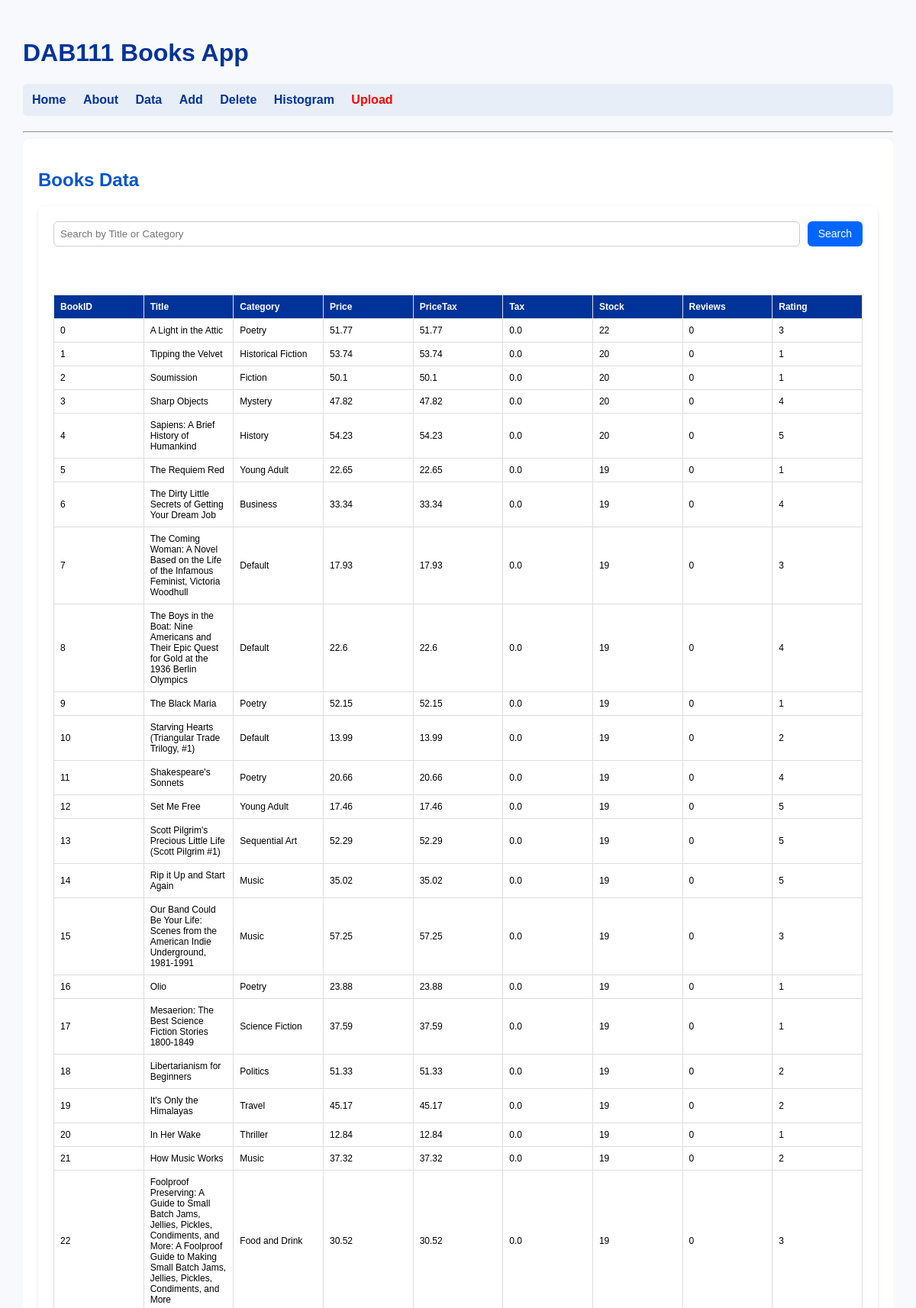
Page /data (upper part) on the committed database.
### tables this page shows
CREATE TABLE "books" (
"BookID" INTEGER,
  "Title" TEXT,
  "Category" TEXT,
  "Price" REAL,
  "PriceTax" REAL,
  "Tax" REAL,
  "Stock" INTEGER,
  "Reviews" INTEGER,
  "Rating" INTEGER
);

### function_app.py (the view)
    @app.route("/data")
    def data_page():
        search_query = request.args.get("search", "").strip()
        conn, cur, error = check_database_avl()
        if error:
            return render_template("data.html", rows=[], columns=[], error=error)
        try:
            if search_query:
                like_text = f"%{search_query}%"
                cur.execute("""
                    SELECT * FROM books
                    WHERE Title LIKE ? OR Category LIKE ? OR BookID like  ?
                """, (like_text, like_text,like_text))
            else:
                cur.execute("SELECT * FROM books")
            rows = cur.fetchall()
            columns = rows[0].keys() if rows else []
            conn.close()
            return render_template("data.html", rows=rows, columns=columns)
        except Exception as e:
            conn.close()
            return render_template("data.html", rows=[], columns=[], error=f"Error loading data: {e}")

### app.py (called while the page is built)
def get_db_connection():
    conn = sqlite3.connect(data_folder)
    conn.row_factory = sqlite3.Row
    return conn

def check_database_avl():
    if not os.path.exists(data_folder):
        return None, None, "Database not found. Please upload a CSV file first."
    try:
        conn = get_db_connection()
        cur = conn.cursor()
    except Exception as e:
        return None, None, f"Database connection failed: {e}"
    return conn, cur, None

### website/templates/data.html (shortened to what this page needs)
{% extends "base.html" %}
{% block content %}
<h2>Books Data</h2>
<div class="container">
    <form method="GET" action="/data" class="search-form">
        <input type="text"
               name="search"
               placeholder="Search by Title or Category"
               value="{{ request.args.get('search', '') }}">
        <button type="submit">Search</button>
    </form>
    <br>
    {% if rows %}
        <div class="table-wrapper">
            <table class="books-table">
                <thead>
                    <tr>
                        {% for col in columns %}
                            <th>{{ col }}</th>
                        {% endfor %}
                    </tr>
                </thead>
                <tbody>
                    {% for row in rows %}
                    <tr>
                        {% for col in columns %}
                            <td>{{ row[col] }}</td>
                        {% endfor %}
                    </tr>
                    {% endfor %}
                </tbody>
            </table>
        </div>
    {% else %}
        {% if not error %}
            <p>No data found.</p>
        {% endif %}
    {% endif %}
</div>
{% endblock %}

### website/templates/base.html (shortened to what this page needs)
<!DOCTYPE html>
<html lang="en">
<head>
    <link rel="stylesheet" href="{{ url_for('static', filename='css/style.css') }}">
</head>
<body>
<h1>DAB111 Books App</h1>
<nav>
    <a href="{{ url_for('home') }}">Home</a>
    <a href="{{ url_for('about') }}">About</a>
    <a href="{{ url_for('data_page') }}">Data</a>
     <a href="{{ url_for('add_page') }}">Add</a>
    <a href="{{ url_for('delete_page') }}">Delete</a>
    <a href="{{ url_for('hist_stats') }}">Histogram</a>
   <a href="{{ url_for('upload_page') }}" class="nav-red">Upload</a>
</nav>
<hr>
<div class="container">
    {% block content %}{% endblock %}
</div>
</body>
</html>

### static/css/style.css (style rules this page uses)
body { font-family: Arial, Helvetica, sans-serif; margin: 30px; background-color: #f7f9fc; }
html, body { max-width: 100%; overflow-x: hidden; }
h1 { color: #003399; }
h2 { color: #0055cc; }
nav { background-color: #e8eef7; padding: 12px; margin-bottom: 20px; border-radius: 6px; }
nav a { margin-right: 18px; font-weight: bold; color: #003399; text-decoration: none; }
.nav-red { color: red !important; font-weight: bold; }
.container { background: white; padding: 20px; border-radius: 8px; box-shadow: 0 2px 5px rgba(0, 0, 0, 0.1); }
button { width: 180px; padding: 8px 12px; font-size: 14px; border-radius: 6px; background-color: #0066ff; color: white; border: none; cursor: pointer; }
table { width: 100%; border-collapse: collapse; margin-top: 15px; }
td, th { padding: 8px; border: 1px solid #ccc; }
th { background-color: #003399; color: white; }
.table-wrapper { width: 100%; max-width: 100%; overflow-x: auto; margin-top: 15px; display: block; }
.books-table { width: 100%; font-size: 12px; border-collapse: collapse; table-layout: fixed; }
.books-table th { padding: 8px; border: 1px solid #ddd; text-align: left; white-space: nowrap; background-color: #003399; color: white; }
.books-table td { padding: 8px; border: 1px solid #ddd; text-align: left; word-break: break-word; overflow-wrap: anywhere; white-space: normal; }
.search-form { display: flex; gap: 10px; margin-bottom: 15px; }
.search-form input { flex: 1; padding: 8px; border-radius: 6px; border: 1px solid #ccc; }
.search-form button { width: auto; padding: 8px 14px; }

### rows in the picture
books: BookID "0" "A Light in the Attic" "Poetry" "51.77" "51.77" "0.0" "22" "0" "3"
books: BookID "1" "Tipping the Velvet" "Historical Fiction" "53.74" "53.74" "0.0" "20" "0" "1"
books: BookID "2" "Soumission" "Fiction" "50.1" "50.1" "0.0" "20" "0" "1"
books: BookID "3" "Sharp Objects" "Mystery" "47.82" "47.82" "0.0" "20" "0" "4"
books: BookID "4" "Sapiens: A Brief History of Humankind" "History" "54.23" "54.23" "0.0" "20" "0" "5"
books: BookID "5" "The Requiem Red" "Young Adult" "22.65" "22.65" "0.0" "19" "0" "1"
books: BookID "6" "The Dirty Little Secrets of Getting Your Dream Job" "Business" "33.34" "33.34" "0.0" "19" "0" "4"
books: BookID "7" "The Coming Woman: A Novel Based on the Life of the Infamous Feminist, Victoria Woodhull" "Default" "17.93" "17.93" "0.0" "19" "0" "3"
books: BookID "8" "The Boys in the Boat: Nine Americans and Their Epic Quest for Gold at the 1936 Berlin Olympics" "Default" "22.6" "22.6" "0.0" "19" "0" "4"
books: BookID "9" "The Black Maria" "Poetry" "52.15" "52.15" "0.0" "19" "0" "1"
books: BookID "10" "Starving Hearts (Triangular Trade Trilogy, #1)" "Default" "13.99" "13.99" "0.0" "19" "0" "2"
books: BookID "11" "Shakespeare's Sonnets" "Poetry" "20.66" "20.66" "0.0" "19" "0" "4"
books: BookID "12" "Set Me Free" "Young Adult" "17.46" "17.46" "0.0" "19" "0" "5"
books: BookID "13" "Scott Pilgrim's Precious Little Life (Scott Pilgrim #1)" "Sequential Art" "52.29" "52.29" "0.0" "19" "0" "5"
books: BookID "14" "Rip it Up and Start Again" "Music" "35.02" "35.02" "0.0" "19" "0" "5"
books: BookID "15" "Our Band Could Be Your Life: Scenes from the American Indie Underground, 1981-1991" "Music" "57.25" "57.25" "0.0" "19" "0" "3"
books: BookID "16" "Olio" "Poetry" "23.88" "23.88" "0.0" "19" "0" "1"
books: BookID "17" "Mesaerion: The Best Science Fiction Stories 1800-1849" "Science Fiction" "37.59" "37.59" "0.0" "19" "0" "1"
books: BookID "18" "Libertarianism for Beginners" "Politics" "51.33" "51.33" "0.0" "19" "0" "2"
books: BookID "19" "It's Only the Himalayas" "Travel" "45.17" "45.17" "0.0" "19" "0" "2"
books: BookID "20" "In Her Wake" "Thriller" "12.84" "12.84" "0.0" "19" "0" "1"
books: BookID "21" "How Music Works" "Music" "37.32" "37.32" "0.0" "19" "0" "2"
books: BookID "22" "Foolproof Preserving: A Guide to Small Batch Jams, Jellies, Pickles, Condiments, and More: A Foolproof Guide to Making Small Batch Jams, Jellies, Pickles, Condiments, and More" "Food and Drink" "30.52" "30.52" "0.0" "19" "0" "3"

### other values in the picture
{{ col }} "BookID" "Title" "Category" "Price" "PriceTax" "Tax" "Stock" "Reviews" "Rating"
